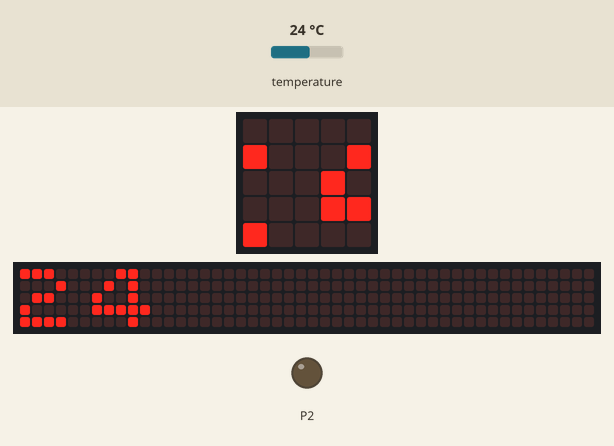
Recording of a program running on a simulated BBC micro:bit (MakeCode). Parts: the board's 5×5 LED display, a strip that is not on the board, showing the scrolling text unrolled, output pins drawn as LEDs (lit = HIGH). The test bench sets the inputs (shaded band); at power-on: temperature 24 °C. The 48×5 strip is a reading aid, not a part: it shows the text the display is scrolling, unrolled, one strip-width of it at a time.

Above: at 1.27 s.
1.3 s: temperature set to 29.2 °C
At 2.79 s:
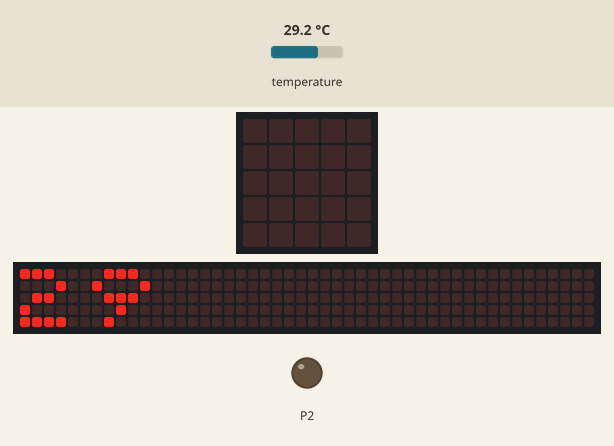
4.2 s: temperature set to 30.4 °C
At 5.51 s:
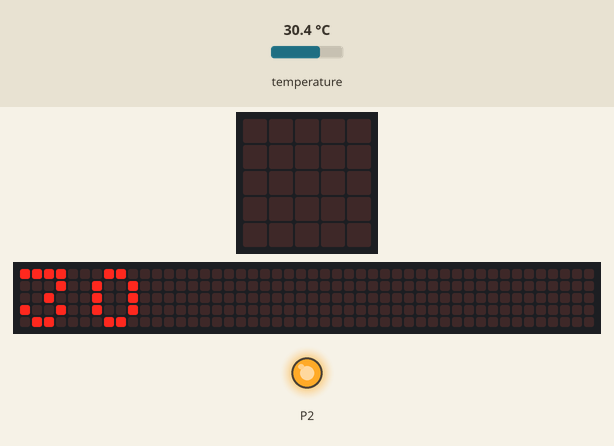
7.3 s: temperature set to 21.7 °C
At 10.63 s:
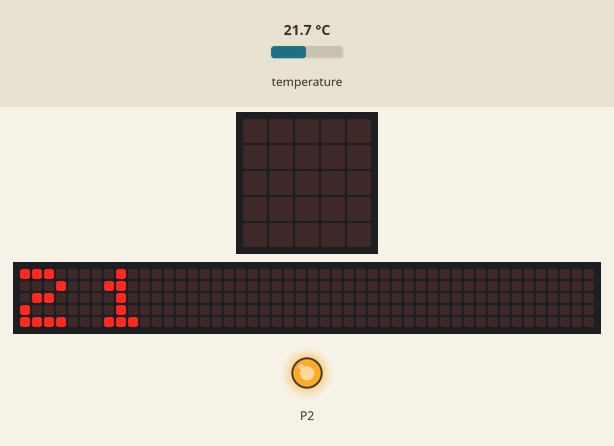
11.0 s: temperature set to 20.4 °C
At 16.07 s:
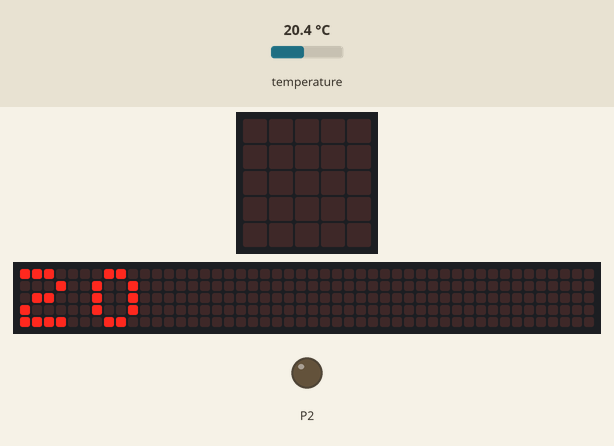
Timing chart, 0 to 17.6 s (numbered marks = the images above; inputs shaded):
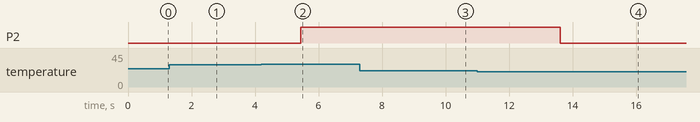

Measured:
- the behaviour switches between 29.9 and 30 °C on temperature (found by bisection; images 1 and 2)
- the behaviour switches between 21 and 20.9 °C on temperature (found by bisection; images 3 and 4)
- after the input at 4.2 s, P2: LOW → HIGH after 1.2 s
- after the input at 11.0 s, P2: HIGH → LOW after 2.6 s
- what the display in image 3 shows lasts 0.5 s, from 10.4 s to 10.9 s

The program:

main.ts
```typescript
basic.forever(function () {
    if (input.temperature() <= 20) {
        pins.digitalWritePin(DigitalPin.P2, 0)
    } else if (input.temperature() >= 30) {
        pins.digitalWritePin(DigitalPin.P2, 1)
    }
    basic.showNumber(input.temperature())
})
basic.forever(function () {

})
```

test.ts
```typescript
// 테스트는 여기로 이동합니다; 이 패키지가 확장으로 사용될 때 컴파일되지 않을 것 입니다.
```
